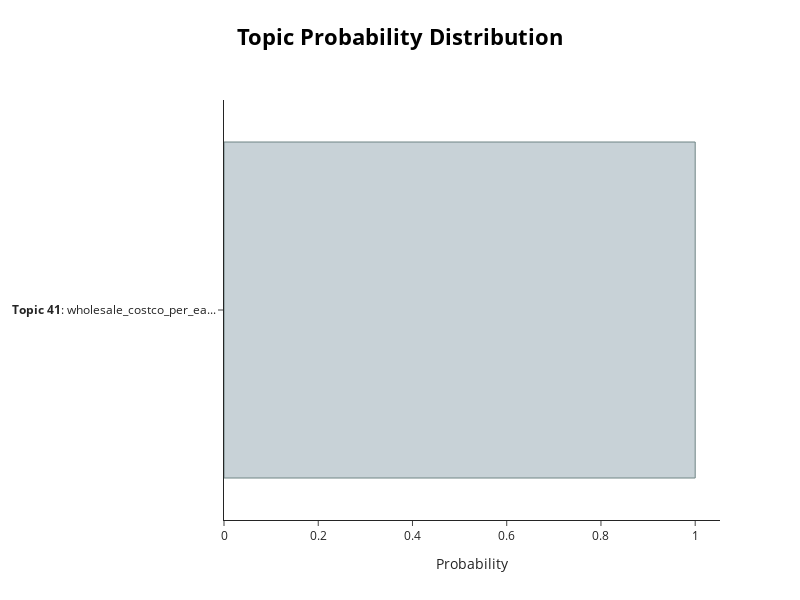

Source (notebook cell):
### Code cell
topic_model.visualize_distribution(topic_model.probabilities_[0], min_probability=0.015)

### Figure 1 — Plotly figure (JSON) as saved in the notebook; plotly's stock layout.template omitted (floating-point values rounded to 4 significant figures)
{"data": [{"marker": {"color": "#C8D2D7", "line": {"color": "#6E8484", "width": 1}}, "orientation": "h", "type": "bar", "x": [1], "y": ["<b>Topic 41</b>: wholesale_costco_per_ea..."]}], "layout": {"height": 600, "hoverlabel": {"bgcolor": "white", "font": {"family": "Rockwell", "size": 16}}, "title": {"font": {"color": "Black", "size": 22}, "text": "<b>Topic Probability Distribution</b>", "x": 0.5, "xanchor": "center", "y": 0.95, "yanchor": "top"}, "width": 800, "xaxis": {"title": {"text": "Probability"}}}}
